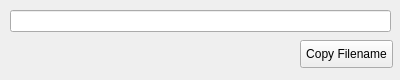
<?xml version="1.0" encoding="UTF-8"?>
<ui version="4.0">
 <class>NameReporterWidget</class>
 <widget class="QWidget" name="NameReporterWidget">
  <property name="geometry">
   <rect>
    <x>0</x>
    <y>0</y>
    <width>400</width>
    <height>80</height>
   </rect>
  </property>
  <property name="sizePolicy">
   <sizepolicy hsizetype="Expanding" vsizetype="Fixed">
    <horstretch>0</horstretch>
    <verstretch>1</verstretch>
   </sizepolicy>
  </property>
  <property name="minimumSize">
   <size>
    <width>0</width>
    <height>80</height>
   </size>
  </property>
  <property name="windowTitle">
   <string>Form</string>
  </property>
  <widget class="QPushButton" name="pushButton">
   <property name="geometry">
    <rect>
     <x>300</x>
     <y>40</y>
     <width>93</width>
     <height>28</height>
    </rect>
   </property>
   <property name="text">
    <string>Copy Filename</string>
   </property>
  </widget>
  <widget class="QLineEdit" name="lineEdit">
   <property name="geometry">
    <rect>
     <x>10</x>
     <y>10</y>
     <width>381</width>
     <height>22</height>
    </rect>
   </property>
   <property name="readOnly">
    <bool>true</bool>
   </property>
  </widget>
 </widget>
 <resources/>
 <connections/>
</ui>
